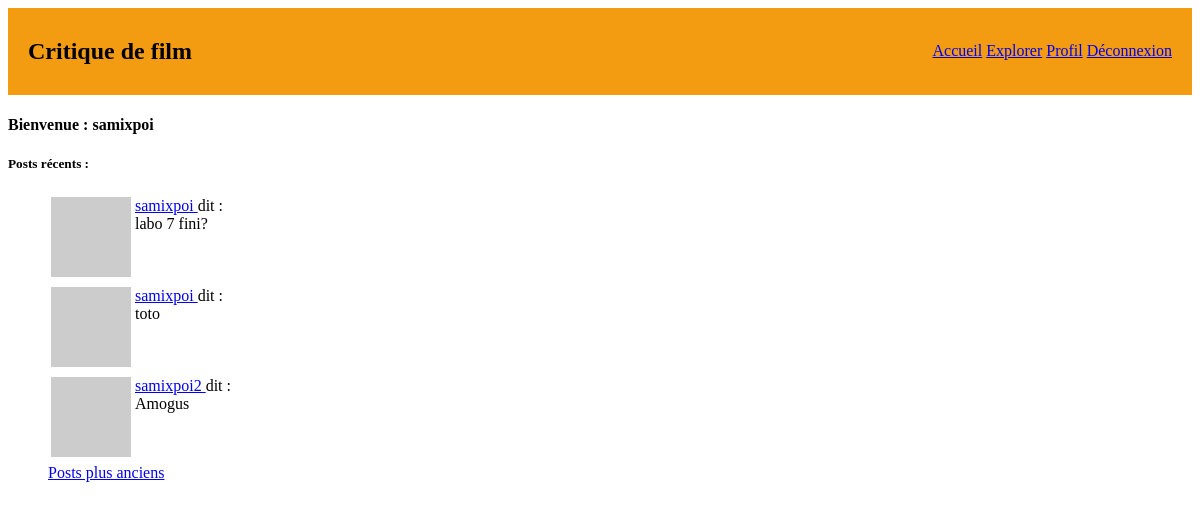
Page /explore (signed in) on the committed database.
### app/models.py (models this page shows, shortened)
class Utilisateur(db.Model, UserMixin):
    __tablename__ = 'utilisateur'
    id: so.Mapped[int] = so.mapped_column(primary_key=True)
    nom_utilisateur: so.Mapped[str] = so.mapped_column(sa.String(64), unique=True, index=True)
    email: so.Mapped[str] = so.mapped_column(sa.String(120), unique=True, index=True)
    mot_passe_hash: so.Mapped[Optional[str]] = so.mapped_column(sa.String(256))
    a_propos_moi: so.Mapped[Optional[str]] = so.mapped_column(sa.String(140))
    derniere_connexion: so.Mapped[Optional[datetime]] = so.mapped_column(sa.DateTime)
    posts: so.WriteOnlyMapped['Post'] = so.relationship(back_populates='auteur')
    def avatar(self, taille):
        digest = hashlib.md5(self.email.lower().encode('utf-8')).hexdigest()
        return f"https://www.gravatar.com/avatar/{digest}?d=identicon&s={taille}"
    following: Mapped[list["Utilisateur"]] = so.relationship(
    secondary=followers,
    primaryjoin=(followers.c.follower_id == id),
    secondaryjoin=(followers.c.followed_id == id),
    back_populates='followers'
)
    followers: Mapped[list["Utilisateur"]] = so.relationship(
    secondary=followers,
    primaryjoin=(followers.c.followed_id == id),
    secondaryjoin=(followers.c.follower_id == id),
    back_populates='following'
)

class Post(db.Model):
    id: so.Mapped[int] = so.mapped_column(primary_key=True)
    contenu: so.Mapped[str] = so.mapped_column(sa.Text, nullable=False)
    timestamp: so.Mapped[datetime] = so.mapped_column(
        sa.DateTime(timezone=True),
        default=datetime.now(tz=timezone.utc),
        nullable=False
    )
    id_utilisateur: so.Mapped[int] = so.mapped_column(sa.ForeignKey('utilisateur.id'), nullable=False)
    auteur: so.Mapped["Utilisateur"] = so.relationship(back_populates="posts")

### app/routes.py (the view)
@app.route('/explore')
@login_required
def explore():
  page = request.args.get('page', 1, type=int)
  query = sa.select(Post).order_by(Post.timestamp.desc())
  posts = db.paginate(query, page=page, per_page=app.config['POSTS_PER_PAGE'], error_out=False)
  next_url = url_for('explore', page=posts.next_num) if posts.has_next else None
  prev_url = url_for('explore', page=posts.prev_num) if posts.has_prev else None
  return render_template('index.html', title="Explorer", posts=posts.items,next_url=next_url, prev_url=prev_url)

### app/__init__.py (called while the page is built)
@login.user_loader
def load_user(id):
    return db.session.get(Utilisateur, int(id))

### app/routes.py (called while the page is built)
@app.before_request
def update_last_seen():
    if current_user.is_authenticated:
        current_user.derniere_connexion = datetime.now(timezone.utc)
        db.session.commit()

### app/templates/index.html (shortened to what this page needs)
{% extends "base.html" %}
{% block content %}
  {% if current_user.is_authenticated %}
    {% include "_profil_utilisateur.html" with context %}
  {% else %}
    <p>Bienvenue ! Veuillez <a href="{{ url_for('connexion') }}">vous connecter</a>.</p>
  {% endif %}
{% endblock %}

### app/templates/_profil_utilisateur.html (shortened to what this page needs)
<div class="card mb-4 p-3">
  <div class="d-flex align-items-center">
    <div>
      <h4 class="mb-0">Bienvenue : {{ current_user.nom_utilisateur }}</h4>
    </div>
  </div>
  <h5 class="mt-4">Posts récents :</h5>
  {% if posts %}
    <ul class="list-unstyled">
      {% for post in posts %}
         {% include '_post.html'%}
      {% endfor %}
      {% if next_url %}
        <a href="{{ next_url }}"> Posts plus anciens</a>
      {% endif %}
    </ul>
  {% else %}
    <p>Aucun post pour le moment.</p>
  {% endif %}
</div>

### app/templates/_post.html
<table>
    <tr valign="top">
        <td><img src="{{ post.auteur.avatar(36)}}" alt=""></td>
        <td>
            <a href="{{ url_for('profil', nom_utilisateur=post.auteur.nom_utilisateur) }}">
                {{ post.auteur.nom_utilisateur }}
            </a>
            dit : <br>{{post.contenu}}<br>
        </td>
    </tr>
</table>

### rows in the picture
Utilisateur: nom_utilisateur "samixpoi"
Post: auteur.nom_utilisateur "samixpoi", contenu "labo 7 fini?"
Post: auteur.nom_utilisateur "samixpoi", contenu "toto"
Post: auteur.nom_utilisateur "samixpoi2", contenu "Amogus"
